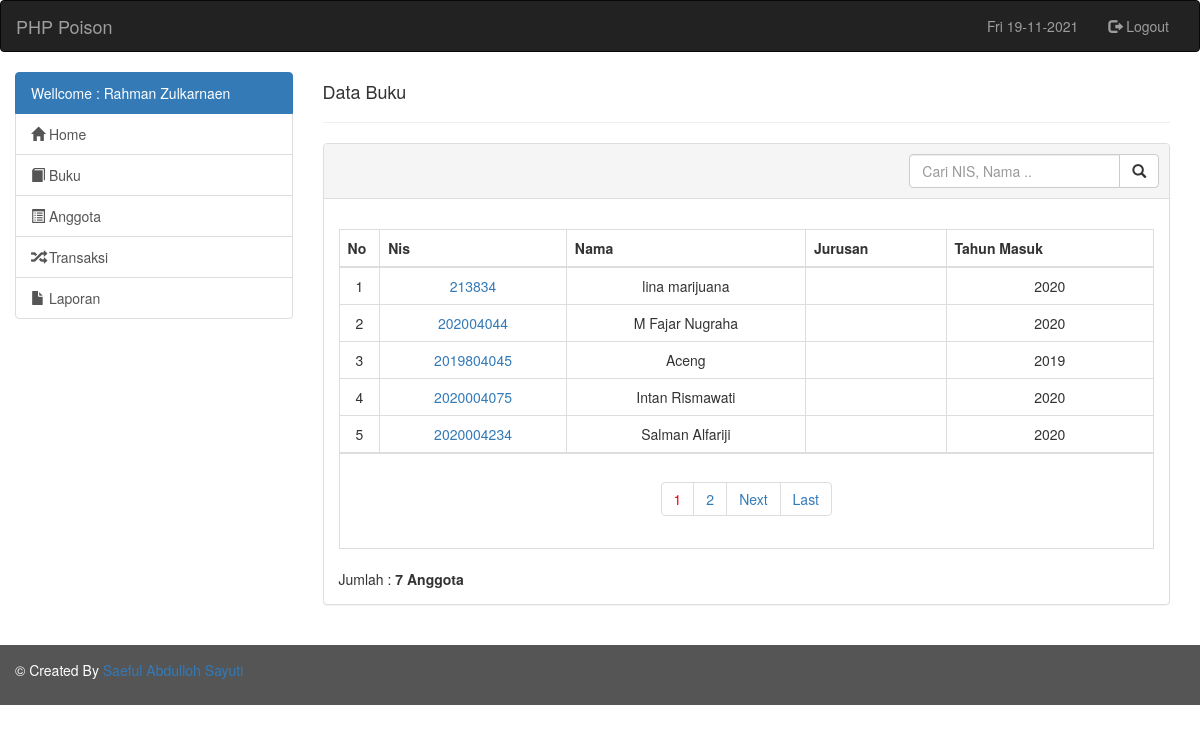
Page /guest/index.php?page=anggota (signed in) on the committed database.
### tables this page shows
CREATE TABLE `tbl_anggota` (
  `nis` int(11) NOT NULL,
  `nama` varchar(250) NOT NULL,
  `tempat_lahir` varchar(50) NOT NULL,
  `tgl_lahir` varchar(15) NOT NULL,
  `jk` enum('L','P') NOT NULL,
  `jurusan` varchar(50) NOT NULL,
  `thn_masuk` varchar(4) NOT NULL
);

### guest/anggota_data.php (the view, shortened to what this page needs)
<div class="col-sm-9">
      <h4>Data Buku</h4>
      <hr>
</div>
<div id="loginbox" style="margin-top: ;" class="mainbox col-md-9">
	<div class="panel panel-default">
		<div class="panel-heading">
			<div style="width: 250px; margin-left: 70%">
				<form action="?page=anggota_search" method="post">
					<div class="input-group">
						<input type="text" name="cari" class="form-control" placeholder="Cari NIS, Nama ..">
						<span class="input-group-btn">
							<button type="submit" class="btn btn-default" type="button">
								<span class="glyphicon glyphicon-search"></span>
							</button>
						</span>
					</div>
				</form>
			</div>
		</div>
		<div style="padding-top: 10px" class="panel-body"><br>
			<table class="table table-bordered">
				<thead>
				<tr>
					<th width="5%">No</th>
					<th>Nis</th>
					<th>Nama</th>
					<th>Jurusan</th>
					<th>Tahun Masuk</th>
				</tr>
				</thead>
				<tbody>
				<?php
				include_once '../inc/class.perpus.php';
				$anggota = new anggota;
				$records_per_page=5;
				$query = "SELECT * FROM tbl_anggota";
				$newquery = $anggota->paging($query,$records_per_page);
				if (empty($page)) {
					$posisi = 0;
				}else{
					$posisi = ($page - 1) * $records_per_page;
				}
				$no=1+$posisi;
				foreach ($anggota->showData($newquery) as $value) {
					?>
					<tr style="text-align: center;">
					<td><?php echo $no; ?></td>
					<td><a href="?page=detil-anggota&nis=<?=$value['nis'];?>"><?php echo $value['nis']; ?></a></td>
					<td><?=$value['nama']; ?></td>
					<td><?=$value['Jurusan']?></td>
					<td><?=$value['thn_masuk']?></td>
					</tr>
					<?php
					$no++;
				}
				?>
				</tbody>
				<tr>
	        <td colspan="7" align="center">
			    <div class="pagination-wrap">
			      <?php $anggota->paginglink($query,$records_per_page); ?>
			    </div>
		  	  </td>
		    </tr>
			</table>
			Jumlah : <b><?php $anggota->jumlah($query); ?> Anggota</b>
		</div>
	</div>
</div>

### rows in the picture
tbl_anggota: nis "213834", nama "lina marijuana", thn_masuk "2020"
tbl_anggota: nis "202004044", nama "M Fajar Nugraha", thn_masuk "2020"
tbl_anggota: nis "2019804045", nama "Aceng", thn_masuk "2019"
tbl_anggota: nis "2020004075", nama "Intan Rismawati", thn_masuk "2020"
tbl_anggota: nis "2020004234", nama "Salman Alfariji", thn_masuk "2020"

### other values in the picture
date('D'.' '.'d-m-Y') "Fri 19-11-2021"
$_SESSION['nama'] "Rahman Zulkarnaen"
$row "7"
